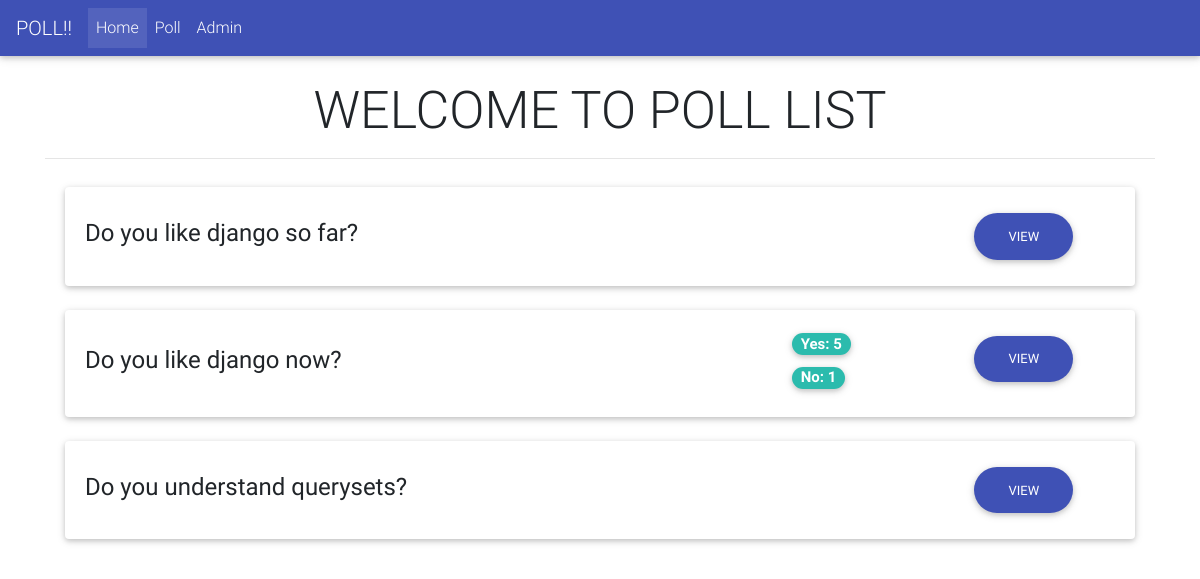
The page /polls/list/ on the database as committed earlier.
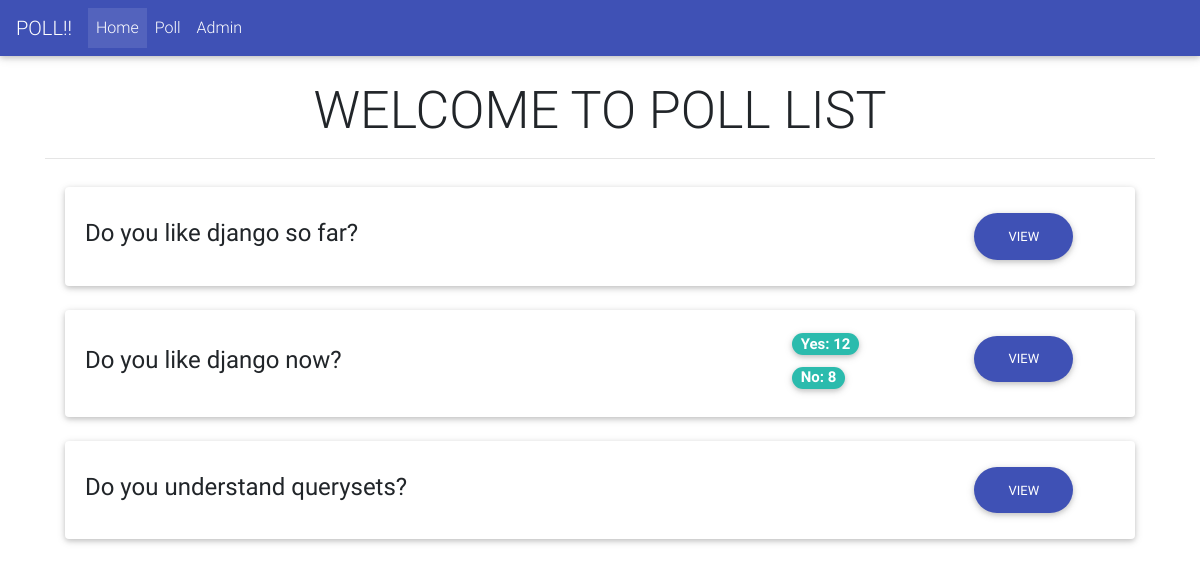
The same page on the database as committed later.
### polls/models.py (models this page shows, shortened)
class poll(models.Model):
    text = models.CharField(max_length=255)
    pub_date = models.DateField()
    def __str__(self):
        return self.text

class choice(models.Model):
    question = models.ForeignKey(poll, on_delete=models.CASCADE)
    choice_text = models.CharField(max_length=255)
    votes = models.IntegerField(default=0)

### polls/views.py (the view)
# urls.py: path('list/', views.polls_list, name='polls_list'),
def polls_list(request):
    polls = poll.objects.all()
    context = {'polls': polls}
    return render(request, 'polls/polls_list.html', context)

### polls/templates/polls/polls_list.html (shortened to what this page needs)
{% extends 'base.html' %}
{% load static %}
{% block custom_css %}<link rel="stylesheet" type="text/css" href="{% static 'css/list_style.css' %}">{% endblock %}
{% block content %}
    <div class="container">
        <br>
        <center><h1 class="title-font">WELCOME TO POLL LIST</h1></center>
        <hr/>
        <ul class="list-group">
        {% for poll in polls %}
            <li>
            <span class="list-group-item">
                <div class="card">
                    <div class="card-body">
                        <div class="row">
                        <div class="col-md-8">
                        <h4 class="card-title">{{ poll | capfirst }}
                        </h4>
                        </div>
                            <div class="col-md-2">
                                {% for choice in poll.choice_set.all %}
                                    <h5><span class="badge badge-default badge-pill">{{ choice.choice_text }}: {{ choice.votes }}</span></h5>
                                {% endfor %}
                            </div>
                        <div class="col-md-2">
                        <a href="{% url 'polls:detail' poll.id %}" class="btn btn-indigo btn-rounded">View</a>
                            </div>
                        </div>
                    </div>
                </div>
            </span>
            </li>
        {% endfor %}
        </ul>
    </div>
{% endblock %}

### templates/base.html (shortened to what this page needs)
{% load static %}
<!DOCTYPE html>
<html lang="en">
<head>
    <link rel="stylesheet" href="{% static 'css/font-awesome.min.css' %}">
    <link href="{% static 'css/bootstrap.min.css' %}" rel="stylesheet">
    <link href="{% static 'css/mdb.min.css' %}" rel="stylesheet">
    {% block custom_css %} {% endblock %}
</head>
<body>
    {% include 'includes/navbar.html' %}
    {% block content %}{% endblock %}
</body>
</html>

### templates/includes/navbar.html (shortened to what this page needs)
<nav class="navbar navbar-expand-lg navbar-dark indigo">
      <a class="navbar-brand" href="{% url 'home' %}">POLL!!</a>
      <div class="collapse navbar-collapse" id="navbarText">
        <ul class="navbar-nav mr-auto">
          <li class="nav-item active">
            <a class="nav-link" href="{% url 'home' %}">Home
            </a>
          </li>
          <li class="nav-item">
            <a class="nav-link" href="{% url 'polls:polls_list' %}">Poll</a>
          </li>
            <li class="nav-item">
                <a class="nav-link" href="/admin">Admin</a>
            </li>
        </ul>
      </div>
    </nav>

### static/css/list_style.css (style rules this page uses)
.title-font { font-family: inherit; font-size: 52px; }
li { list-style: none; }
.list-group-item { border: 0px; }
h4 { align-items: center; display: flex; height: 90%; }

Rows that differ between the two databases and show on the page:
changed choice "Yes": votes "5" → "12"
changed choice "No": votes "1" → "8"
